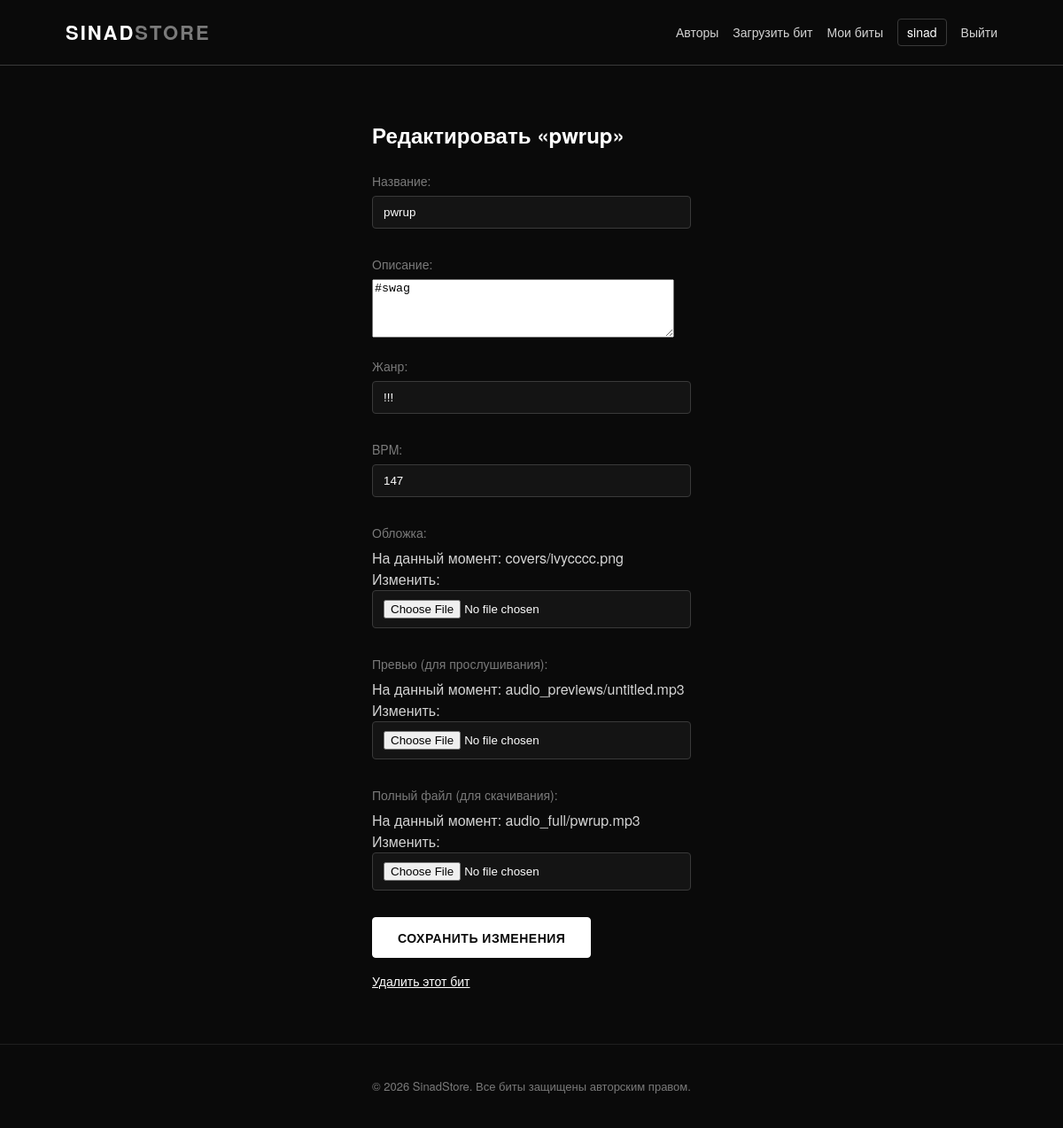
/beat/pwrup/edit/ (signed in), run on the app's committed database.
### beats/models.py (models this page shows, shortened)
class Beat(models.Model):
    author = models.ForeignKey(
        settings.AUTH_USER_MODEL,
        on_delete=models.CASCADE,
        related_name='beats',
        verbose_name='Автор',
    )
    title = models.CharField('Название', max_length=200)
    slug = models.SlugField('Слаг', max_length=220, unique=True, blank=True)
    description = models.TextField('Описание', blank=True)
    bpm = models.PositiveIntegerField('BPM', blank=True, null=True)
    genre = models.CharField('Жанр', max_length=100, blank=True)
    cover = models.ImageField('Обложка', upload_to='covers/')
    preview_audio = models.FileField('Превью (для прослушивания)', upload_to='audio_previews/')
    full_audio = models.FileField('Полный файл (для скачивания)', upload_to='audio_full/')
    is_active = models.BooleanField('Опубликован', default=True)
    created_at = models.DateTimeField('Создан', auto_now_add=True)
    class Meta:
        verbose_name = 'Бит'
        verbose_name_plural = 'Биты'
        ordering = ['-created_at']

### beats/views.py (the view)
# urls.py: path('beat/<slug:slug>/edit/', views.edit_beat, name='edit_beat'),
@login_required
def edit_beat(request, slug):
    beat = get_object_or_404(Beat, slug=slug, author=request.user)
    if request.method == 'POST':
        form = BeatForm(request.POST, request.FILES, instance=beat)
        if form.is_valid():
            form.save()
            messages.success(request, 'Изменения сохранены.')
            return redirect('beat_detail', slug=beat.slug)
    else:
        form = BeatForm(instance=beat)
    return render(request, 'beats/upload_form.html', {'form': form, 'is_edit': True, 'beat': beat})

### beats/forms.py
class BeatForm(forms.ModelForm):
    class Meta:
        model = Beat
        fields = [
            'title', 'description', 'genre', 'bpm',
            'cover', 'preview_audio', 'full_audio',
        ]
        widgets = {
            'description': forms.Textarea(attrs={'rows': 4}),
        }

### templates/beats/upload_form.html (shortened to what this page needs)
{% extends "base.html" %}
{% block content %}
<section class="auth-form upload-form">
    <h1>{% if is_edit %}Редактировать «{{ beat.title }}»{% else %}Загрузить новый бит{% endif %}</h1>
    <form method="post" enctype="multipart/form-data">
        {{ form.as_p }}
        <button type="submit" class="btn btn-primary">
            {% if is_edit %}Сохранить изменения{% else %}Опубликовать{% endif %}
        </button>
    </form>
    {% if is_edit %}
        <p class="auth-switch">
            <a href="{% url 'delete_beat' beat.slug %}">Удалить этот бит</a>
        </p>
    {% endif %}
</section>
{% endblock %}

### templates/base.html (shortened to what this page needs)
{% load static %}
<!DOCTYPE html>
<html lang="ru">
<head>
    <link rel="stylesheet" href="{% static 'css/style.css' %}">
</head>
<body>
    <header class="site-header">
        <div class="container header-inner">
            <a href="{% url 'beat_list' %}" class="logo">SINAD<span>STORE</span></a>
            <nav class="nav">
                <a href="{% url 'producer_list' %}">Авторы</a>
                {% if user.is_authenticated %}
                    <a href="{% url 'upload_beat' %}">Загрузить бит</a>
                    <a href="{% url 'my_beats' %}">Мои биты</a>
                    <span class="nav-user">{{ user.username }}</span>
                    <form action="{% url 'logout' %}" method="post" class="inline-form">
                        <button type="submit" class="link-button">Выйти</button>
                    </form>
                {% else %}
                    <a href="{% url 'signup' %}">Регистрация</a>
                    <a href="{% url 'login' %}">Войти</a>
                {% endif %}
            </nav>
        </div>
    </header>
    <main class="container">
        {% block content %}{% endblock %}
    </main>
    <footer class="site-footer">
        <div class="container">
            <p>&copy; {% now "Y" %} SinadStore. Все биты защищены авторским правом.</p>
        </div>
    </footer>
</body>
</html>

### static/css/style.css (style rules this page uses)
:root { --black: #0a0a0a; --dark: #141414; --gray-800: #1f1f1f; --gray-600: #3a3a3a; --gray-400: #7a7a7a; --gray-200: #d4d4d4; --white: #ffffff; --radius: 4px; }
* { box-sizing: border-box; }
body { margin: 0; background: var(--black); color: var(--gray-200); font-family: 'Helvetica Neue', Arial, sans-serif; line-height: 1.5; }
a { color: inherit; text-decoration: none; }
.container { max-width: 1100px; margin: 0 auto; padding: 0 24px; }
.site-header { border-bottom: 1px solid var(--gray-600); background: var(--black); position: sticky; top: 0; z-index: 10; }
.header-inner { display: flex; align-items: center; justify-content: space-between; padding: 20px 24px; }
.logo { font-size: 22px; font-weight: 700; letter-spacing: 2px; color: var(--white); }
.logo span { color: var(--gray-400); }
.nav { display: flex; align-items: center; gap: 16px; font-size: 14px; }
.inline-form { display: inline; }
.link-button { background: none; border: none; color: var(--gray-200); font: inherit; cursor: pointer; padding: 0; }
.nav-user { color: var(--white); border: 1px solid var(--gray-600); padding: 4px 10px; border-radius: var(--radius); }
.btn { display: inline-block; padding: 12px 28px; border-radius: var(--radius); font-weight: 600; font-size: 14px; letter-spacing: 0.5px; cursor: pointer; border: 1px solid var(--white); text-transform: uppercase; }
.btn-primary { background: var(--white); color: var(--black); }
form button.btn { font-family: inherit; }
.auth-form { max-width: 360px; margin: 60px auto; }
.auth-form h1 { color: var(--white); margin-bottom: 24px; }
.auth-form input { width: 100%; padding: 10px 12px; margin-bottom: 14px; background: var(--dark); border: 1px solid var(--gray-600); border-radius: var(--radius); color: var(--white); }
.auth-form label { display: block; margin-bottom: 6px; color: var(--gray-400); font-size: 14px; }
.auth-switch { margin-top: 16px; color: var(--gray-400); font-size: 14px; }
.auth-switch a { color: var(--white); text-decoration: underline; }
.site-footer { border-top: 1px solid var(--gray-800); padding: 24px 0; color: var(--gray-400); font-size: 13px; text-align: center; }

### data on the page
Beat: title "pwrup", description "#swag", genre "!!!", bpm "147"

### other printed values
{{ user.username }} "sinad"
